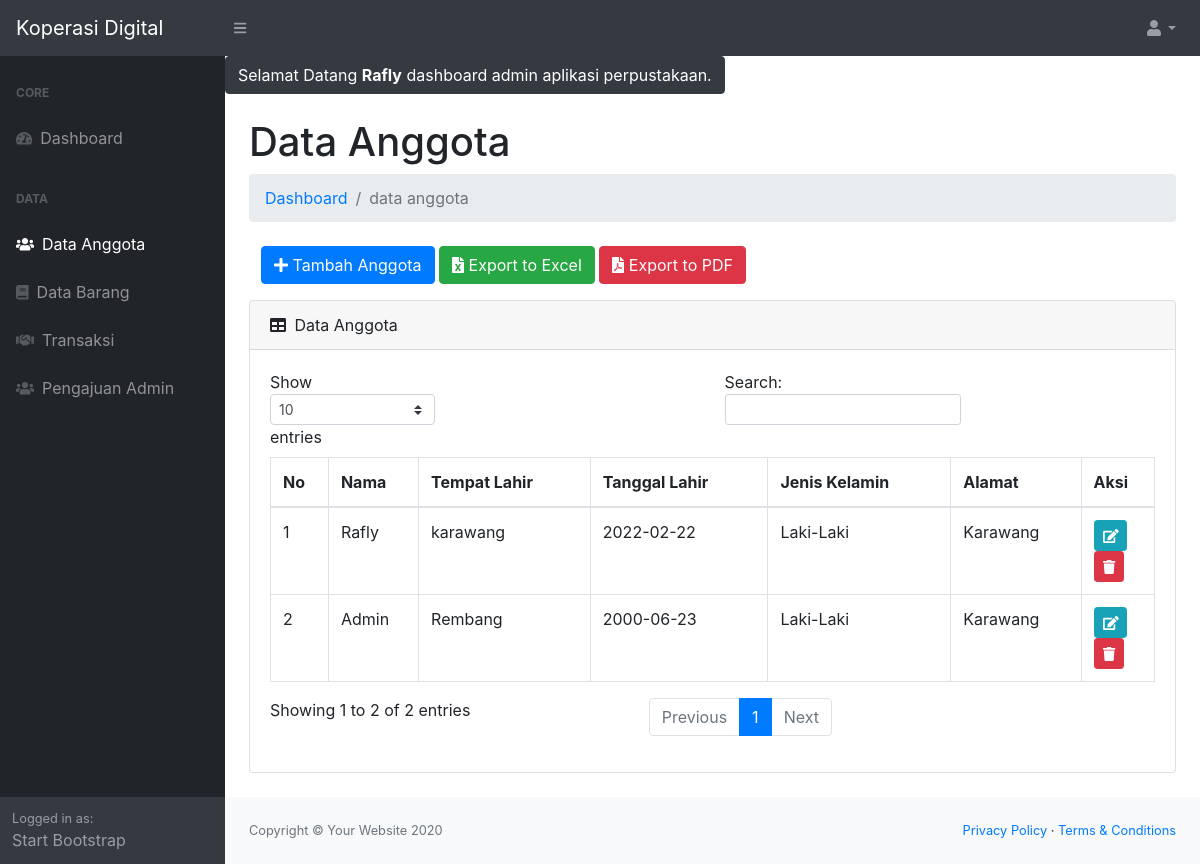
Page /dashboard.php?p=anggota (signed in) on the committed database.
### tables this page shows
CREATE TABLE `tb_anggota` (
  `id_anggota` int(11) NOT NULL,
  `nim` int(255) NOT NULL,
  `nama_anggota` varchar(50) NOT NULL,
  `tempat_lahir` varchar(100) NOT NULL,
  `tgl_lahir` date NOT NULL,
  `jk` enum('L','P') NOT NULL,
  `prodi` varchar(75) NOT NULL
);

### page/anggota/anggota.php (the view)
<?php
$ambilAnggota = $conn->query("SELECT * FROM tb_anggota ORDER BY id_anggota DESC") or die(mysqli_error($conn));
?>
<h1 class="mt-4">Data Anggota</h1>
<ol class="breadcrumb mb-4">
    <li class="breadcrumb-item"><a href="index.php">Dashboard</a></li>
    <li class="breadcrumb-item active">data anggota</li>
</ol>
<div class="col-md-12">
    <a href="?p=anggota&aksi=tambah" class="btn btn-primary mb-3"><i class="fa fa-plus"></i> Tambah Anggota</a>
    <a href="./laporan/laporan_anggota_excel.php" target="_blank" class="btn btn-success mb-3"><i class="fa fa-file-excel"></i>
 Export to Excel</a>
 <a href="./laporan/laporan_anggota_pdf.php" target="_blank" class="btn btn-danger mb-3"><i class="fa fa-file-pdf"></i>
 Export to PDF</a>
</div>
<div class="card mb-4">
    <div class="card-header">
        <i class="fas fa-table mr-1"></i>
        Data Anggota
    </div>
    <div class="card-body">
        <div class="table-responsive">
            <table class="table table-bordered" id="dataTable" width="100%" cellspacing="0">
                <thead>
                    <tr>
                        <th>No</th>
                        <th>Nama</th>
                        <th>Tempat Lahir</th>
                        <th>Tanggal Lahir</th>
                        <th>Jenis Kelamin</th>
                        <th>Alamat</th>
                        <th>Aksi</th>
                    </tr>
                </thead>
                <tbody>
                    <?php
                    $no = 1;
                    while ($pecahAnggota = $ambilAnggota->fetch_assoc()) {
                    $jk = ($pecahAnggota['jk'] == 'L') ? 'Laki-Laki' : 'Perempuan';
                    ?>
                    <tr>
                        <td><?= $no++; ?></td>
                        <td><?= $pecahAnggota['nama_anggota']; ?></td>
                        <td><?= $pecahAnggota['tempat_lahir']; ?></td>
                        <td><?= $pecahAnggota['tgl_lahir']; ?></td>
                        <td><?= $jk; ?></td>
                        <td><?= $pecahAnggota['prodi']; ?></td>
                        <td>
                            <a href="?p=anggota&aksi=ubah&id=<?= $pecahAnggota['id_anggota']; ?>" class="btn btn-info btn-sm"><i class="fa fa-edit"></i></a>
                            <a href="?p=anggota&aksi=hapus&id=<?= $pecahAnggota['id_anggota']; ?>" class="btn btn-danger btn-sm"><i class="fa fa-trash" onclick="return confirm('Yakin ?')"></i></a>
                        </td>
                    </tr>
                    <?php } ?>
                </tbody>
            </table>
        </div>
    </div>
</div>

### rows in the picture
tb_anggota: nama_anggota "Rafly", tempat_lahir "karawang", tgl_lahir "2022-02-22", jk "Laki-Laki", prodi "Karawang"
tb_anggota: nama_anggota "Admin", tempat_lahir "Rembang", tgl_lahir "2000-06-23", jk "Laki-Laki", prodi "Karawang"

### other values in the picture
$_SESSION['login']['nama'] "Rafly"
